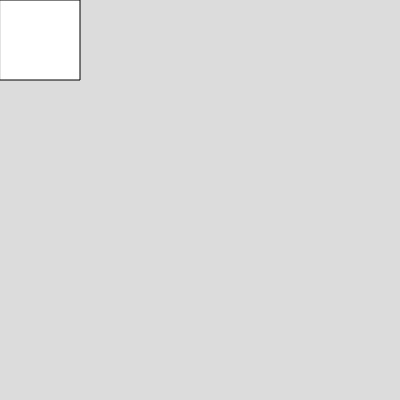
Frame 1 (no input)
Frame 60 (no input): identical to frame 1, image omitted
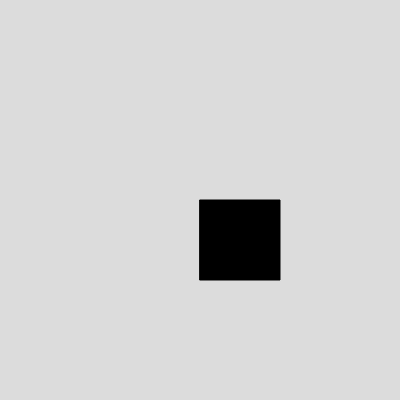
Frame 120 (the mouse pressed at the canvas centre since frame 60)

The p5.js sketch that drew these frames (run headless with seeded random() and noise() and a simulated clock; from frame 60 on, the mouse is pressed at the canvas centre):

// p5.js sketch
// ── sketch.js
function setup() {
    createCanvas(400, 400);
}

function draw() {
    if (mouseIsPressed) {
        fill(0);
    } else {
        fill(255);
    }
    background(220);
    rect(mouseX, mouseY, 80, 80);
}
// ── .my-game.js
window.addEventListener("keydown", evt => console.log("key: " + evt.key + ", " + evt.code));
